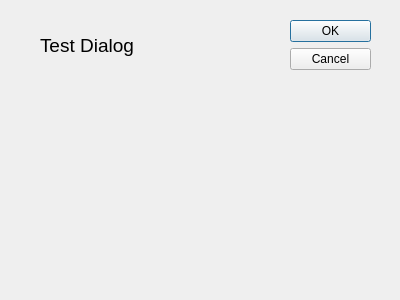
<?xml version="1.0" encoding="UTF-8"?>
<ui version="4.0">
 <class>Dialog</class>
 <widget class="QDialog" name="Dialog">
  <property name="geometry">
   <rect>
    <x>0</x>
    <y>0</y>
    <width>400</width>
    <height>300</height>
   </rect>
  </property>
  <property name="windowTitle">
   <string>Dialog</string>
  </property>
  <widget class="QDialogButtonBox" name="buttonBox">
   <property name="geometry">
    <rect>
     <x>290</x>
     <y>20</y>
     <width>81</width>
     <height>241</height>
    </rect>
   </property>
   <property name="orientation">
    <enum>Qt::Vertical</enum>
   </property>
   <property name="standardButtons">
    <set>QDialogButtonBox::Cancel|QDialogButtonBox::Ok</set>
   </property>
  </widget>
  <widget class="QLabel" name="label">
   <property name="geometry">
    <rect>
     <x>40</x>
     <y>30</y>
     <width>111</width>
     <height>31</height>
    </rect>
   </property>
   <property name="text">
    <string>&lt;html&gt;&lt;head/&gt;&lt;body&gt;&lt;p&gt;&lt;span style=&quot; font-size:14pt;&quot;&gt;Test Dialog&lt;/span&gt;&lt;/p&gt;&lt;/body&gt;&lt;/html&gt;</string>
   </property>
  </widget>
 </widget>
 <resources/>
 <connections>
  <connection>
   <sender>buttonBox</sender>
   <signal>accepted()</signal>
   <receiver>Dialog</receiver>
   <slot>accept()</slot>
   <hints>
    <hint type="sourcelabel">
     <x>248</x>
     <y>254</y>
    </hint>
    <hint type="destinationlabel">
     <x>157</x>
     <y>274</y>
    </hint>
   </hints>
  </connection>
  <connection>
   <sender>buttonBox</sender>
   <signal>rejected()</signal>
   <receiver>Dialog</receiver>
   <slot>reject()</slot>
   <hints>
    <hint type="sourcelabel">
     <x>316</x>
     <y>260</y>
    </hint>
    <hint type="destinationlabel">
     <x>286</x>
     <y>274</y>
    </hint>
   </hints>
  </connection>
 </connections>
</ui>
